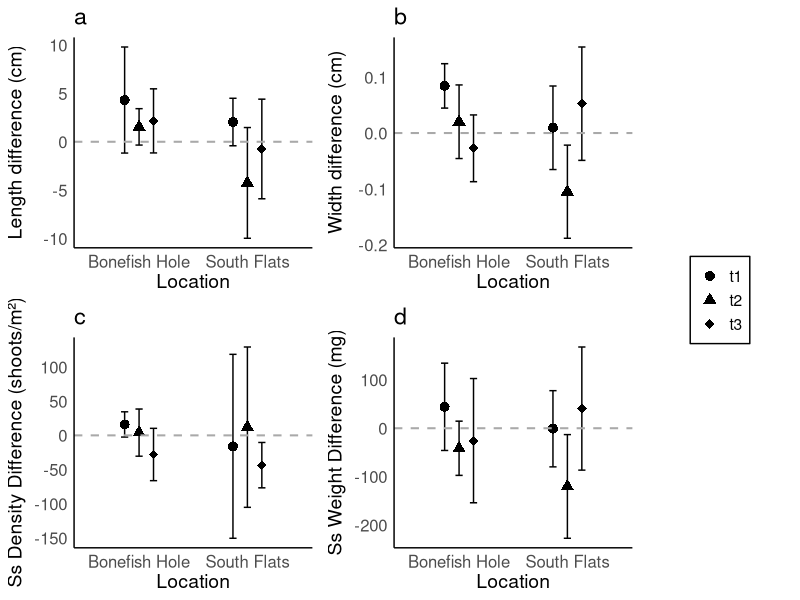
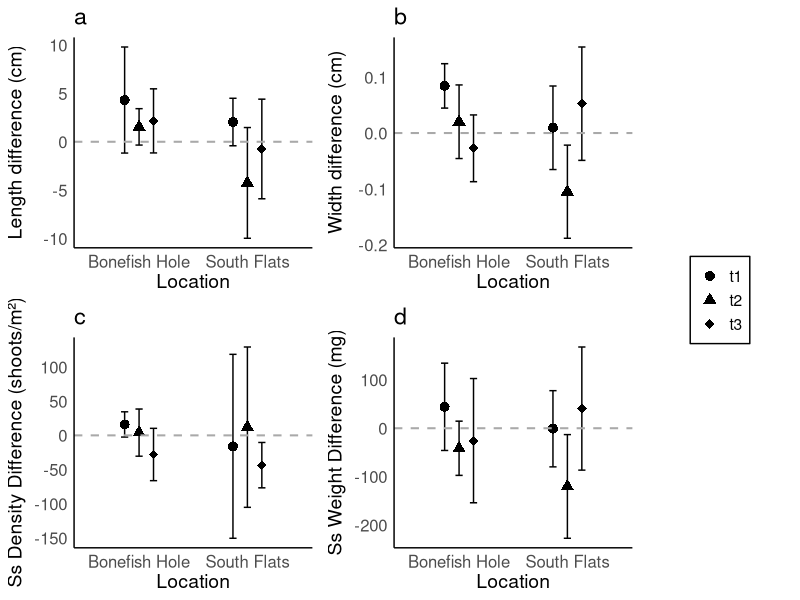
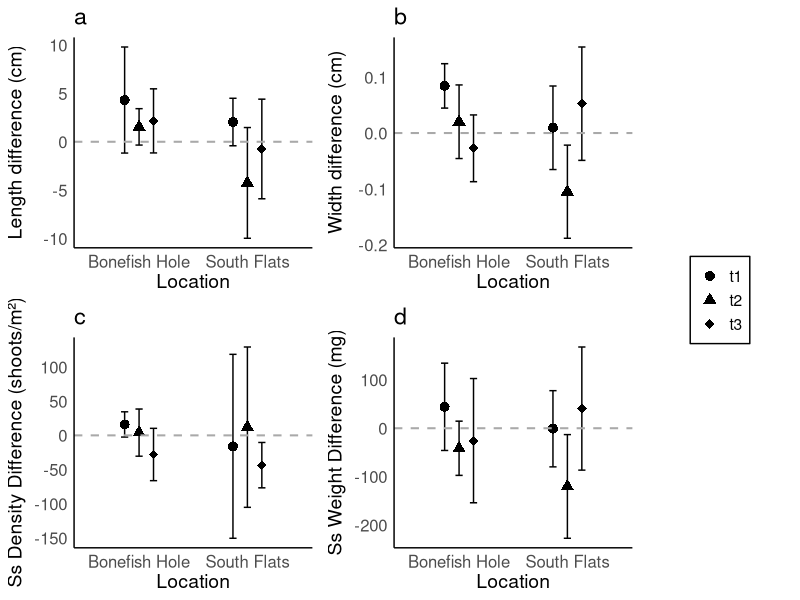

Recreate these plots in R, in order.
#This script creates Figure 3

# Required libraries
library(tidyverse)
library(ggplot2)
library(cowplot)
library(dplyr)

# Load data

data <- read.csv("biminigrazing_plot_summary.csv", header = TRUE)

# Pivot the data to a long format for easier manipulation
data_long <- data %>%
  pivot_longer(
    cols = c(t1, t2, t3),       # Specify only the time-point columns
    names_to = "time",          # New column for time (e.g., t1, t2, t3)
    values_to = "value"         # New column for values (numeric data)
  )

# Calculate treatment - control differences
# Group by variable, location, time, and treatment
diff_summary <- data_long %>%
  pivot_wider(names_from = treatment, values_from = value) %>%  # Separate Control and Exclusion
  mutate(difference = Exclusion - Control) %>%                 # Calculate the difference
  group_by(variable, location, time) %>%                       # Group by variable, site, and time
  summarise(
    mean_diff = mean(difference, na.rm = TRUE),                # Mean of differences
    sd_diff = sd(difference, na.rm = TRUE),                    # SD of differences
    n = n()                                                    # Number of observations
  )

print(diff_summary, n=24)

write.csv(diff_summary, "diff_summary_table.csv", row.names = FALSE)

y_axis_labels <- c(
  "length" = "Length difference (cm)",
  "width" = "Width difference (cm)",
  "ssdensity" = "Ss Density Difference (shoots/m²)",
  "ssweight" = "Ss Weight Difference (mg)"
)

# Create individual plots and store them in a list
plots <- list()
response_vars <- unique(diff_summary$variable)

for (resp in response_vars) {
  plot_data <- diff_summary %>% filter(variable == resp)
  
  p <- ggplot(plot_data, aes(x = location, y = mean_diff, shape = time)) +
    geom_point(size = 3, position = position_dodge(width = 0.4), color = "black") +
    geom_errorbar(aes(ymin = mean_diff - sd_diff, ymax = mean_diff + sd_diff),
                  width = 0.2, position = position_dodge(width = 0.4), color = "black") +
    geom_hline(yintercept = 0, linetype = "dashed", color = "darkgray", linewidth = 0.7) +
    scale_shape_manual(values = c(16, 17, 18),
                       labels = c("t1", "t2", "t3")) +
    labs(
      y = y_axis_labels[[resp]],
      x = "Location",
      shape = "Sampling Time"
    ) +
    theme_minimal() +
    theme(
      panel.grid = element_blank(),
      axis.line = element_line(),
      text = element_text(size = 14),
      strip.text = element_text(size = 14, face = "bold"),
      legend.position = "right", # Place legend to the right
      legend.box = "vertical", # Arrange legend vertically
      legend.background = element_rect(color = "black", linewidth = 0.5), # Box around legend
      legend.title = element_blank(),
      axis.text.x = element_text(angle = 0, hjust = 0.5, size = 12),
      axis.text.y = element_text(size = 12)
    )
  
  # Store plot in the list
  plots[[resp]] <- p
}

# Combine individual plots into a 2x2 grid
final_plot <- plot_grid(
  plots[["length"]] + ggtitle("a") + theme(legend.position = "none"),
  plots[["width"]] + ggtitle("b") + theme(legend.position = "none"),
  plots[["ssdensity"]] + ggtitle("c") + theme(legend.position = "none"),
  plots[["ssweight"]] + ggtitle("d") + theme(legend.position = "none"),
  ncol = 2, align = "hv"
)

# Extract the shared legend
shared_legend <- get_legend(plots[["length"]])

# Combine the plots and the shared legend
final_plot_with_legend <- plot_grid(
  final_plot,
  shared_legend,
  ncol = 2,
  rel_widths = c(4, 1) # Adjust relative widths of plots and legend
)

# Save the final plot as PDF and JPEG
ggsave(
  filename = "final_plot_with_legend.pdf",
  plot = final_plot_with_legend,
  device = "pdf",
  width = 10,
  height = 8,
  units = "in"
)

ggsave(
  filename = "final_plot_with_legend.jpeg",
  plot = final_plot_with_legend,
  device = "jpeg",
  dpi = 300,
  width = 10,
  height = 8,
  units = "in"
)

# Display the final plot
print(final_plot_with_legend)
